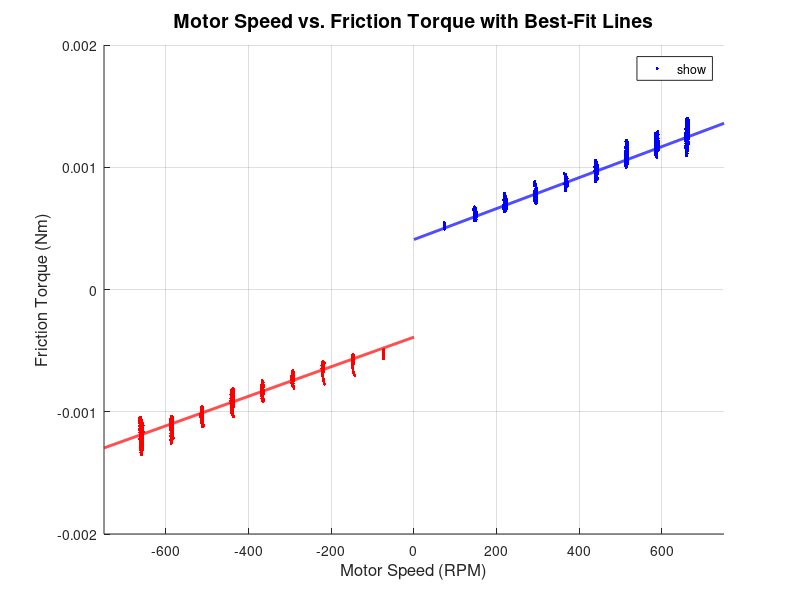

The MATLAB script that drew this image:
%% Load Filtered Data
% load data to workspace
load('filtered_positive.mat'); % Load filtered_positive dataset
load('filtered_negative.mat'); % Load filtered_negative dataset

% Extract data from filtered datasets
tau_m_plus = filtered_positive(:,1); % Torque for positive speed dataset
omega_m_plus_rpm = filtered_positive(:,2); % Speed (in RPM/s)

tau_m_minus = filtered_negative(:,1); % Torque for negative speed dataset
omega_m_minus_rpm = filtered_negative(:,2); % Speed (in RPM/s)

% Convert Speed from RPM/s to rad/s
omega_m_plus = omega_m_plus_rpm * (2 * pi / 60);
omega_m_minus = omega_m_minus_rpm * (2 * pi / 60);

% Define gear ratio N (Assume 1 if not given)
N = 14;  

%% Ensure Data is Continuous (Column Vectors)
tau_m_plus = tau_m_plus(:); % Convert to column vector
omega_m_plus = omega_m_plus(:);
tau_m_minus = tau_m_minus(:);
omega_m_minus = omega_m_minus(:);

%% Create Regressor Matrix
% Construct the regressor matrices for both positive and negative datasets
Phi_plus = [omega_m_plus, (1/N) * sign(omega_m_plus)];
Phi_minus = [omega_m_minus, (1/N) * sign(omega_m_minus)];

% Construct the torque vector
Y_plus = tau_m_plus;
Y_minus = tau_m_minus;

%% Least Squares Estimation
theta_LS_plus = (Phi_plus' * Phi_plus) \ (Phi_plus' * Y_plus);
theta_LS_minus = (Phi_minus' * Phi_minus) \ (Phi_minus' * Y_minus);

% Extract estimated friction parameters
B_eq_plus = theta_LS_plus(1);
tau_sf_plus = theta_LS_plus(2);
B_eq_minus = theta_LS_minus(1);
tau_sf_minus = theta_LS_minus(2);

% Compute final friction parameter estimates
B_eq = (B_eq_plus + B_eq_minus) / 2;
tau_sf = (abs(tau_sf_plus) + abs(tau_sf_minus)) / 2;

%% Display Results
fprintf('------------------------------------------------\n');
%% Print Best-Fit Line Parameters
fprintf('Best-Fit Line Parameters:\n');
fprintf('------------------------------------------------\n');
fprintf('B_eq_plus   = %.4e [Nm/(rad/s)]\n', B_eq_plus);
fprintf('tau_sf_plus = %.4e [Nm]\n', tau_sf_plus);
fprintf('B_eq_minus  = %.4e [Nm/(rad/s)]\n', B_eq_minus);
fprintf('tau_sf_minus = %.4e [Nm]\n', tau_sf_minus);
fprintf('------------------------------------------------\n');
fprintf('Estimated Friction Parameters:\n');
fprintf('------------------------------------------------\n');
fprintf('B_eq   = %.4e [Nm/(rad/s)]\n', B_eq);
fprintf('tau_sf = %.4e [Nm]\n', tau_sf);
fprintf('------------------------------------------------\n');


%% Confidence Interval Calculation
M = length(tau_m_plus) + length(tau_m_minus); % Total measurements
p = 2; % Number of parameters estimated

% Compute least squares residuals
V_theta = norm([Y_plus; Y_minus] - [Phi_plus; Phi_minus] * [B_eq; tau_sf])^2;
s_squared = V_theta / (M - p);

% Compute covariance matrix
Phi_combined = [Phi_plus; Phi_minus];
cov_theta = s_squared * inv(Phi_combined' * Phi_combined);

% Compute confidence intervals
confidence_level = 1.96; % For 95% confidence
B_eq_CI = confidence_level * sqrt(cov_theta(1,1));
tau_sf_CI = confidence_level * sqrt(cov_theta(2,2));

fprintf('------------------------------------------------\n');
fprintf('Confidence Intervals (95%%):\n');
fprintf('------------------------------------------------\n');
fprintf('B_eq   ∈ [%.4e, %.4e] [Nm/(rad/s)]\n', B_eq - B_eq_CI, B_eq + B_eq_CI);
fprintf('tau_sf ∈ [%.4e, %.4e] [Nm]\n', tau_sf - tau_sf_CI, tau_sf + tau_sf_CI);
fprintf('------------------------------------------------\n');

%% Create Figure
figure;
hold on; grid on;

% Plot Positive Data
plot(omega_m_plus, tau_m_plus, 'b.', 'DisplayName', 'Positive Speed');

% Plot Negative Data
plot(omega_m_minus, tau_m_minus, 'r.', 'DisplayName', 'Negative Speed');

% Define the range of x values (rad/s)
w1 = linspace(-750, 0, 1000); % Adjust the range as needed
w2 = linspace(0, 750, 1000); % Adjust the range as needed
% Compute the corresponding y values

line1 = B_eq_plus * w2 + (1/N) * tau_sf_plus;
line2 = B_eq_minus * w1 - (1/N) * tau_sf_minus;

% Plot the best-fit lines
plot(w2, line1, 'b', 'LineWidth', 2, 'DisplayName', 'Line 1: B_{eq+}, \tau_{sf+}');
plot(w1, line2, 'r', 'LineWidth', 2, 'DisplayName', 'Line 2: B_{eq-}, \tau_{sf-}');

% Labels and Title
xlabel('Motor Speed (RPM)', 'FontSize', 12);
ylabel('Friction Torque (Nm)', 'FontSize', 12);
title('Motor Speed vs. Friction Torque with Best-Fit Lines', 'FontSize', 14);
legend('show', 'Location', 'best');

% Set axis limits
xlim([-750, 750]);
ylim([-2e-3, 2e-3]);

hold off;